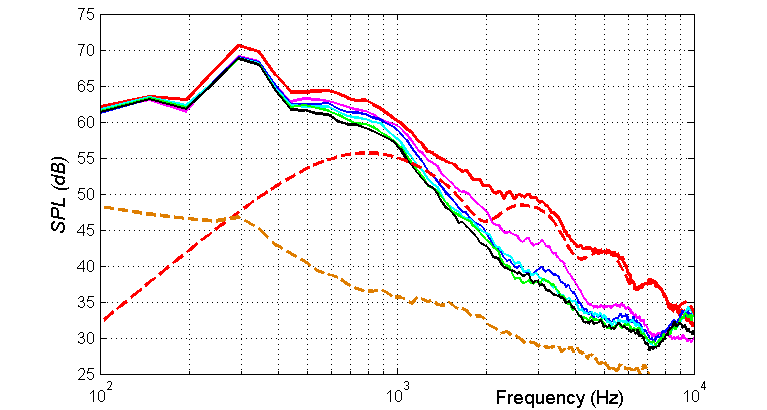
#> input picture post/acoustics/expdata/n15_p13_img0.png, 767 x 410 px, found by its file name
$ python n15_amiet.py
#> lines starting #> are read from the running program, lines starting #| are printed output that depends on the picture; after the words box and inside, x2 and y2 are one past the last pixel; in counts of white or black regions, pixels touching at a corner belong together; long printed decimals are rounded
"""Narayanan2015 Fig 4: digitise the Amiet prediction (red DASHED) curve.

Reuses the calibration from n15_extract.py. The solid measured curve is the
biggest red connected component; the dashes are the remaining red blobs.
Columns where a dash centre sits within a few px of the solid trace are
dropped as ambiguous (the two curves nearly touch at 2.5-4.5 kHz).
"""
import numpy as np, os
from PIL import Image
from scipy import ndimage

SCR = r"C:\Users\shar_sp\AppData\Local\Temp\claude\C--Users-shar-sp-Documents-GitHub-ODT-RDT\72078209-3184-44f4-936b-faab74533cac\scratchpad"
OUT = r"C:\Users\shar_sp\Documents\GitHub\ODT-RDT\post\acoustics\expdata"
a = np.array(Image.open(os.path.join(SCR, "n15_p13_img0.png")).convert("RGB")).astype(int)
R, G, B = a[..., 0], a[..., 1], a[..., 2]
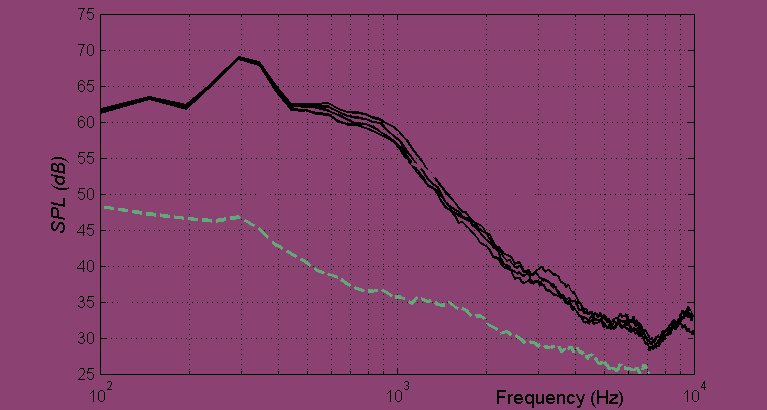
#> R: shape (410, 767) int64; 3 distinct labels, from 0 to 255; one colour per label, 0 black
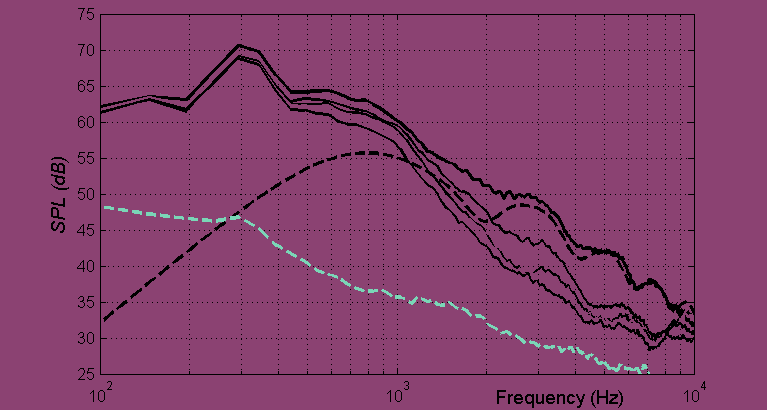
#> G: shape (410, 767) int64; 3 distinct labels, from 0 to 255; one colour per label, 0 black
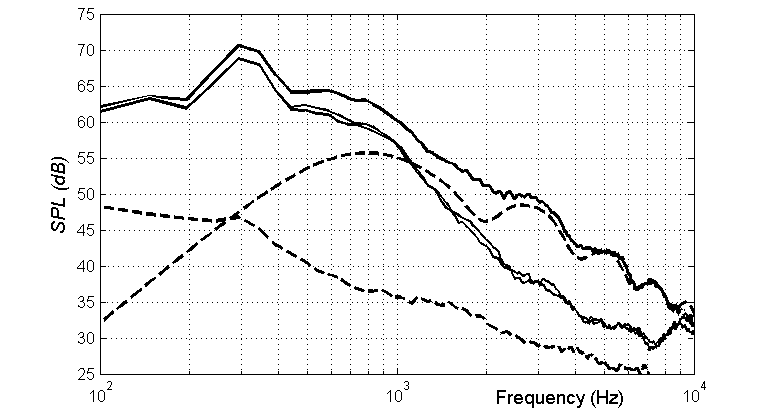
#> B: shape (410, 767) int64; 95.4% white; black in thin lines or dots, all inside (x1, y1, x2, y2) = (51, 8, 706, 408)

XL, XR, YT, YB = 100.0, 694.0, 14.0, 374.0
def px2logf(x): return 2.0 + (x - XL) * 2.0 / (XR - XL)
def px2dB(y):  return 75.0 - (y - YT) * 50.0 / (YB - YT)

red = (R > 180) & (G < 90) & (B < 90)
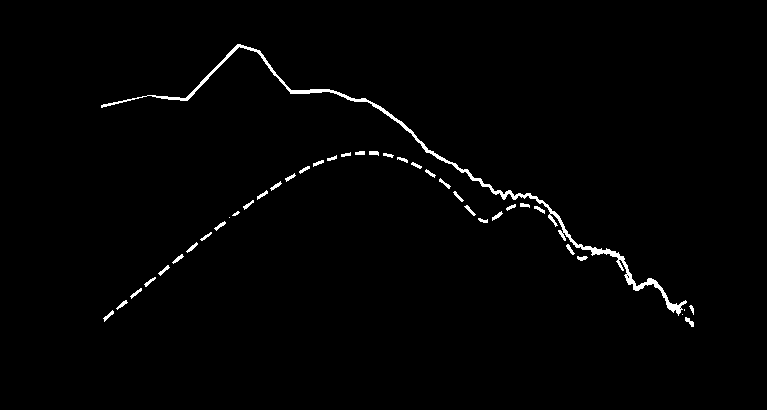
#> red: shape (410, 767) bool; 1.3% white; 40 white regions (3 under 20 px), largest, box (x1, y1, x2, y2) and area: (101, 44, 687, 316) 2641, (685, 317, 694, 327) 44, (186, 242, 198, 253) 43
lab, n = ndimage.label(red, structure=np.ones((3, 3), int))
#> lab: shape (410, 767) int32; 41 distinct labels, from 0 to 40
#> n = 40
sizes = ndimage.sum(red, lab, range(1, n + 1))
#> sizes = 40 values, max 2641 at index 0, min 1 at index 23, mean 99.7
big = int(np.argmax(sizes)) + 1
#> big = 1
solid = lab == big
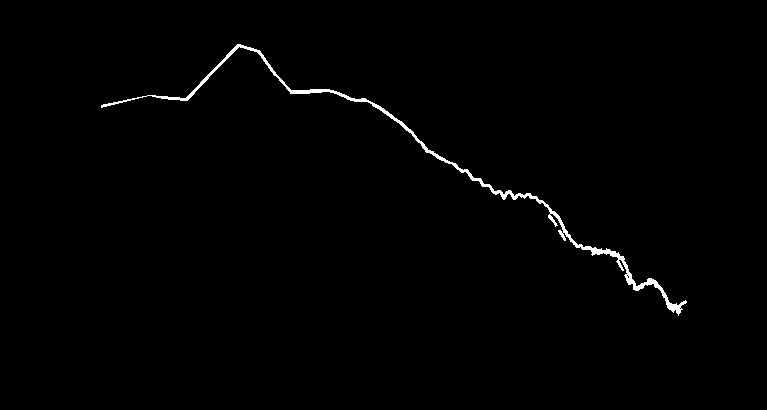
#> solid: shape (410, 767) bool; 0.84% white; 1 white region, box (x1, y1, x2, y2) and area: (101, 44, 687, 316) 2641
dash = red & ~solid
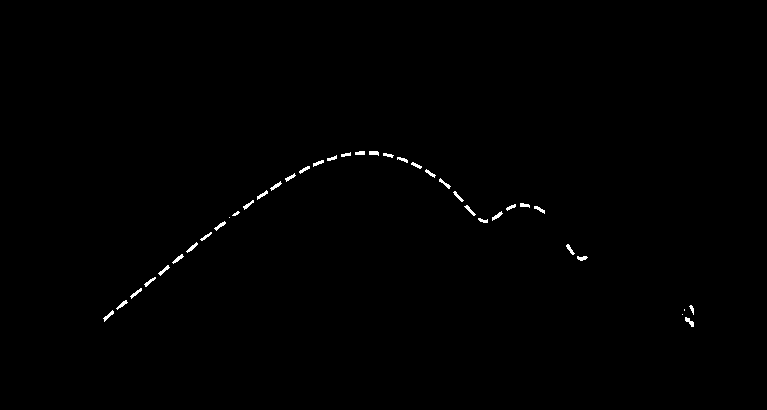
#> dash: shape (410, 767) bool; 0.43% white in thin lines or dots, all inside (x1, y1, x2, y2) = (103, 151, 694, 327)
print("red comps:", n, "solid px:", int(solid.sum()), "dash px:", int(dash.sum()))
#| red comps: 40 solid px: 2641 dash px: 1347

# blob stats for the dashes
dlab, dn = ndimage.label(dash, structure=np.ones((3, 3), int))
#> dlab: shape (410, 767) int32; 40 distinct labels, from 0 to 39
#> dn = 39
dsz = ndimage.sum(dash, dlab, range(1, dn + 1))
#> dsz = 39 values, max 44 at index 38, min 1 at index 22, mean 34.54
print("dash blobs:", dn, "size min/med/max:", int(dsz.min()), int(np.median(dsz)), int(dsz.max()))
#| dash blobs: 39 size min/med/max: 1 38 44
# drop tiny specks (<4 px) as anti-aliasing noise
keep = np.isin(dlab, np.where(dsz >= 4)[0] + 1)
dash = dash & keep

# solid trace per column (same tracker settings as n15_extract) for ambiguity test
def column_trace(mask, x0, x1, y_start, max_jump=8):
#> called with x0 = 101, x1 = 693, y_start = 108, max_jump = 8
    ys, prev = {}, y_start
    for x in range(x0, x1 + 1):
        rows = np.where(mask[:, x])[0]
        if len(rows) == 0: continue
        runs, s = [], rows[0]
        for i in range(1, len(rows)):
            if rows[i] != rows[i - 1] + 1:
                runs.append((s, rows[i - 1])); s = rows[i]
        runs.append((s, rows[-1]))
        centers = [(r0 + r1) / 2 for r0, r1 in runs]
        c = min(centers, key=lambda v: abs(v - prev))
        if abs(c - prev) > max_jump and x > x0 + 3:
            continue
        ys[x] = c; prev = c
#> this loop made 593 passes
#> (rows, centers, c, prev) on passes 1 to 3: ([105, 106, 107], [106], 106, 106), ([105, 106, 107], [106], 106, 106), ([104, 105, 106], [105], 105, 105)
#> after the loop, ys = 586 items
    return ys

ys_solid = column_trace(solid, 101, 693, 108, max_jump=8)
#> ys_solid = 586 items

# dash per-column centres. XCUT: beyond x~590-600 (f ~4.5 kHz) the dashed curve merges
# into the thick solid measured band (verified in raw zoom) and the only remaining red
# fragments (x>=682) are debris of the spiky measured tangle -> ambiguous, dropped.
XCUT = 620
ys_dash, drop_near, drop_multi = {}, 0, 0
xs_all = []
for x in range(101, XCUT + 1):
    rows = np.where(dash[:, x])[0]
    if len(rows) == 0: continue
    runs, s = [], rows[0]
    for i in range(1, len(rows)):
        if rows[i] != rows[i - 1] + 1:
            runs.append((s, rows[i - 1])); s = rows[i]
    runs.append((s, rows[-1]))
    centers = [(r0 + r1) / 2 for r0, r1 in runs]
    if len(centers) > 1:
        # more than one dash run in a column: keep only if all within 6 px (thick dash), else drop
        if max(centers) - min(centers) > 6:
            drop_multi += 1; continue
        c = float(np.mean(centers))
    else:
        c = centers[0]
    # ambiguity: dash centre too close to solid trace -> can't be sure it's not bleed
    if x in ys_solid and abs(c - ys_solid[x]) < 4:
        drop_near += 1; continue
    ys_dash[x] = c
#> this loop made 520 passes
#> (rows, centers, c) on passes 3, 4, 5, 6, 7, 8, 9, 10, 11, 12, 13, 16: ([318], [318], 318), ([317, 318, 319, 320, 321], [319], 319), ([316, 317, 318, 319, 320], [318], 318), ([316, 317, 318, 319], [317.5], 317.5), ([315, 316, 317, 318], [316.5], 316.5), ([314, 315, 316, 317], [315.5], 315.5), ([313, 314, 315, 316], [314.5], 314.5), ([312, 313, 314, 315], [313.5], 313.5), ([311, 312, 313, 314], [312.5], 312.5), ([310, 311, 312, 313, 314], [312], 312), ([311, 312, 313], [312], 312), ([308], [308], 308)
#> c on passes 61 to 66: 272.5, 271.5, 270.5, 269.5, 268.5, 267.5
#> after the loop, drop_multi = 0; drop_near = 0; ys_dash = 373 items
print("dash columns kept:", len(ys_dash), "dropped near-solid:", drop_near, "multi:", drop_multi)
#| dash columns kept: 373 dropped near-solid: 0 multi: 0
xs = sorted(ys_dash)
#> xs = 373 values from 103 to 587
print("dash x range:", xs[0], xs[-1], "-> f", 10**px2logf(xs[0]), 10**px2logf(xs[-1]))
#| dash x range: 103 587 -> f 102.353 4362.452

def to_csv(ys, fname, nb, min_cols=2):
#> called with fname = 'Narayanan2015_fig4_amiet60.csv', nb = 55, min_cols = 2
    xs = np.array(sorted(ys))
#> xs = 373 values from 103 to 587
    logf = px2logf(xs)
#> logf = 373 values from 2.01 to 3.64
    dB = px2dB(np.array([ys[x] for x in xs]))
#> dB = 373 values, max 55.76 at index 206, min 32.64 at index 1, mean 47.5
    edges = np.linspace(logf.min(), logf.max(), nb + 1)
#> edges = 56 values from 2.01 to 3.64
    fs, ds, sp = [], [], []
    for i in range(nb):
        m = (logf >= edges[i]) & (logf < edges[i + 1])
        if m.sum() < min_cols: continue
        fs.append(10 ** (0.5 * (edges[i] + edges[i + 1])))
        ds.append(np.median(dB[m]))
        sp.append(dB[m].max() - dB[m].min())
#> after the loop, ds = 54 values, max 55.76 at index 29, min 32.99 at index 0, mean 47.79; fs = 54 values from 105.9 to 4216.1; sp = 54 values, max 1.11 at index 52, min 0 at index 29, mean 0.549
    with open(os.path.join(OUT, fname), "w") as f:
        f.write("f_Hz,SPL_dB\n")
        for xx, yy in zip(fs, ds):
            f.write(f"{xx:.1f},{yy:.2f}\n")
#> this loop made 54 passes
#> (xx, yy) on passes 1 to 12: (105.9, 32.99), (113.4, 34.17), (121.4, 34.93), (130, 36.11), (139.1, 37.12), (149, 38.06), (159.5, 39.1), (170.7, 39.86), (182.8, 41.11), (195.7, 42.15), (209.5, 42.85), (224.3, 43.96)
    print(f"{fname}: {len(fs)} pts, f {fs[0]:.0f}-{fs[-1]:.0f} Hz, med in-bin range {np.median(sp):.2f} dB, max {max(sp):.2f}")
#| Narayanan2015_fig4_amiet60.csv: 54 pts, f 106-4216 Hz, med in-bin range 0.56 dB, max 1.11
    return np.array(fs), np.array(ds)

fA, dA = to_csv(ys_dash, "Narayanan2015_fig4_amiet60.csv", 55)
#> fA = 54 values from 105.9 to 4216.1; dA has the same summary as ds in to_csv

# offsets dashed - solid at 1, 2, 5 kHz (5 kHz is beyond the last dash: report anyway, flagged)
xs_s = np.array(sorted(ys_solid)); lf_s = px2logf(xs_s)
#> after `xs_s = np.array(sorted(ys_solid))`: xs_s = 586 values from 101 to 686
#> after `lf_s = px2logf(xs_s)`: lf_s = 586 values from 2 to 3.97
dB_s = px2dB(np.array([ys_solid[x] for x in xs_s]))
#> dB_s = 586 values, max 70.69 at index 138, min 33.82 at index 579, mean 55.97
for f0 in (1000.0, 2000.0, 5000.0):
    lf0 = np.log10(f0)
    dsol = np.interp(lf0, lf_s, dB_s)
    dam = np.interp(lf0, np.log10(fA), dA)
    print(f"f={f0:.0f} Hz: Amiet {dam:.2f} dB, measured {dsol:.2f} dB, offset (Amiet-meas) {dam-dsol:+.2f} dB")
#> this loop made 3 passes
#> (lf0, dsol, dam) on passes 1 to 3: (3, 60.21, 55.04), (3.3, 51.25, 46.29), (3.7, 42.01, 41.15)
#| f=1000 Hz: Amiet 55.04 dB, measured 60.21 dB, offset (Amiet-meas) -5.17 dB
#| f=2000 Hz: Amiet 46.29 dB, measured 51.25 dB, offset (Amiet-meas) -4.96 dB
#| f=5000 Hz: Amiet 41.15 dB, measured 42.01 dB, offset (Amiet-meas) -0.87 dB

# check overlay: all three extracted curves on the raster
import matplotlib; matplotlib.use("Agg")
import matplotlib.pyplot as plt
fig, ax = plt.subplots(figsize=(7.67 * 1.6, 4.10 * 1.6), dpi=130)
ax.imshow(a.astype(np.uint8))
for fn, c in [("Narayanan2015_fig4_baseline60.csv", "blue"),
              ("Narayanan2015_fig4_background60.csv", "lime"),
              ("Narayanan2015_fig4_amiet60.csv", "black")]:
#> (the run stopped early here; a loop or call above may not have finished)
